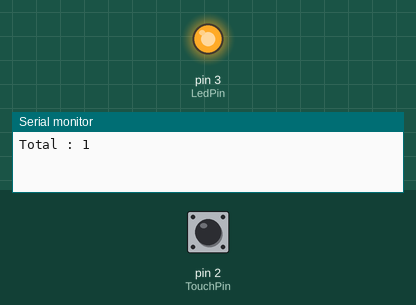
This sketch was run on a simulated Arduino Uno, built with avr-gcc and run on an emulated ATmega328P. On the bench: output pins drawn as LEDs (lit = HIGH), the last lines printed to the serial monitor. The test bench sets the inputs (shaded band); at power-on: pin 2 (TouchPin) HIGH.

Above: at 1.2 s.
1.3 s: pin 2 (TouchPin) pulled LOW for 0.15 s
At 1.37 s:
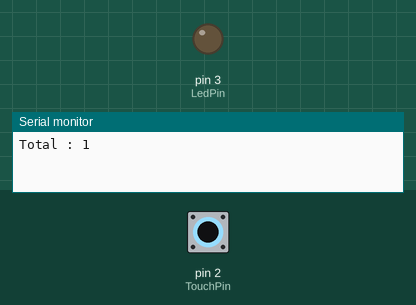
2.9 s: pin 2 (TouchPin) pulled LOW for 3.2 s
At 7.4 s:
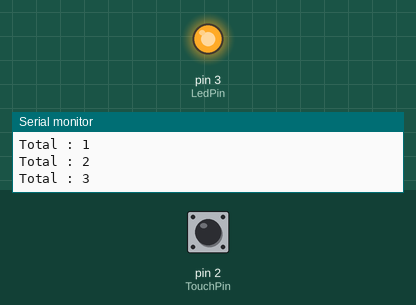
Timing chart, 0 to 8.9 s (numbered marks = the images above; inputs shaded):
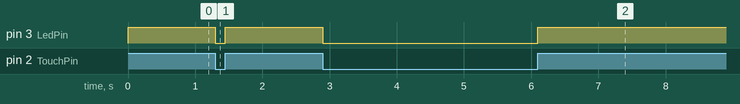

Measured:
- after the input at 1.3 s, pin 3 (LedPin): HIGH → LOW at once, → HIGH 0.15 s later
- after the input at 2.9 s, pin 3 (LedPin): HIGH → LOW at once, → HIGH 3.2 s later

The sketch:

Touch_Sensor.ino
```cpp
const int TouchPin = 2;                                     // Arduino - 2nd PIN --> Touch Sensor - OUT Pin
const int LedPin = 3;

int PreviousTouchState,TouchState  = 0;                     // Touch state declarated + initializated to 0

int counter = 0;                                            // Number of touches setted

void setup() {
  Serial.begin(9600);                                       // For Serial Screen
  pinMode(TouchPin, INPUT);                                 // Touch Sensor's OUT --> Arduino's IN
  pinMode(LedPin, OUTPUT);
}

void loop() {

  TouchState = digitalRead(TouchPin);                       // Read the digital data

  if (PreviousTouchState == LOW & TouchState == HIGH) {     // The touch is detected

    counter++;                                              // Count number of touch
    Serial.print("Total : ");
    Serial.println(counter);

    digitalWrite(LedPin, HIGH);                             // Turn on the led

  }

  if (TouchState == LOW)                                    // No touch
    digitalWrite(LedPin, LOW);                              // Turn off the led

  PreviousTouchState = TouchState;                          // Update for new loop

}
```
